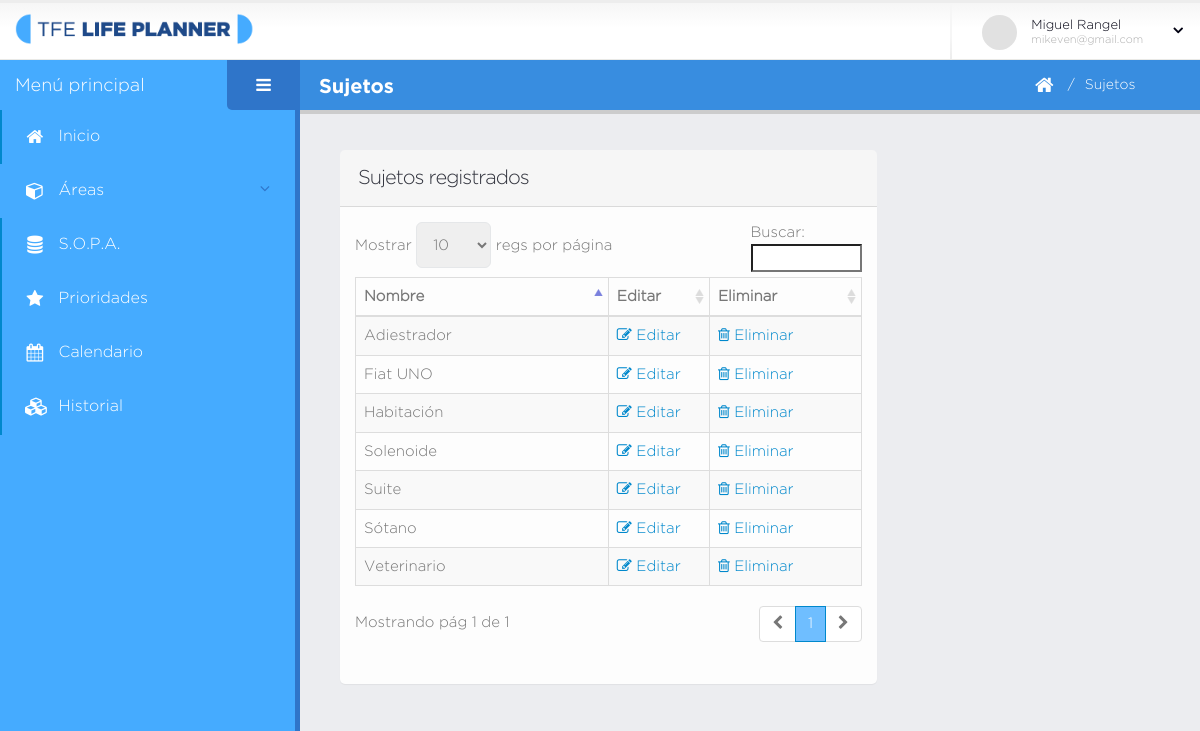
Page /sujetos.php (signed in) on the earlier database version.
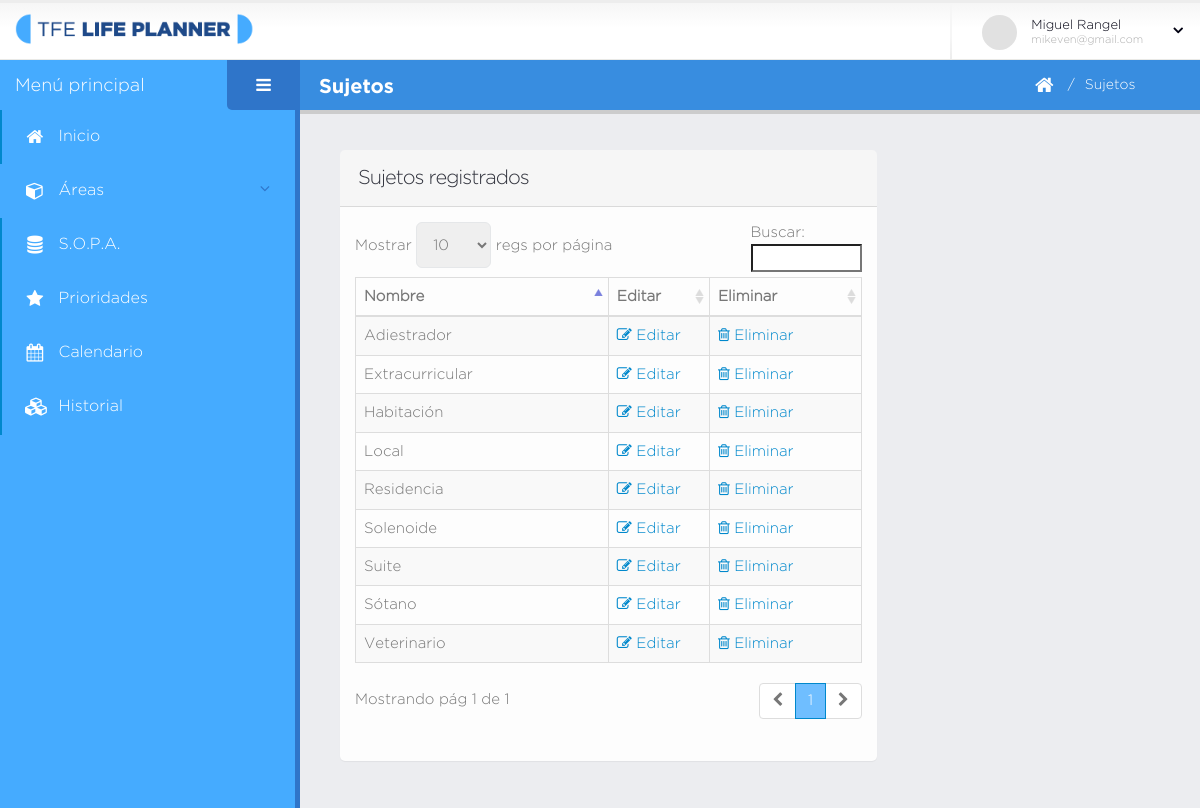
Same page on the later database version.
### tables this page shows
CREATE TABLE `sujeto` (
  `id` int(11) NOT NULL,
  `nombre` varchar(140) NOT NULL,
  `creado` datetime DEFAULT NULL,
  `modificado` datetime DEFAULT NULL,
  `usuario_id` int(11) NOT NULL
);

### database/data-sujeto.php (called while the page is built, shortened)
<?php
	function obtenerListaSujetos( $dbh, $idu ){
		$q = "select * from sujeto where usuario_id = $idu";
		return obtenerListaRegistros( mysqli_query( $dbh, $q ) );
	}
?>

### database/bd.php (called while the page is built, shortened)
<?php
	function obtenerListaRegistros( $data ){
		$lista_c = array();
		if( $data ){
			while( $c = mysqli_fetch_array( $data ) ){
				$lista_c[] = $c;
			}
		}
		return $lista_c;
	}
?>

### sujetos.php (the view, shortened to what this page needs)
<?php
    include( "database/bd.php" );
    include( "database/data-acceso.php" );
    include( "database/data-sujeto.php" );
    $titulo_pagina = "Sujetos";
    $idu = $_SESSION["user"]["id"];
    $sujetos = obtenerListaSujetos( $dbh, $idu );
    $breadcrumb = $titulo_pagina;
?>
<!doctype html>
<html class="fixed">
	<head>
		<link rel="stylesheet" href="assets/vendor/bootstrap/css/bootstrap.css" />
		<link rel="stylesheet" href="assets/vendor/font-awesome/css/font-awesome.css" />
		<link rel="stylesheet" href="assets/vendor/magnific-popup/magnific-popup.css" />
		<link rel="stylesheet" href="assets/vendor/bootstrap-datepicker/css/datepicker3.css" />
		<link rel="stylesheet" href="assets/vendor/pnotify/pnotify.custom.css" />
		<link rel="stylesheet" href="assets/vendor/select2/select2.css" />
		<link rel="stylesheet" href="assets/vendor/jquery-datatables-bs3/assets/css/datatables.css" />
		<link rel="stylesheet" href="assets/stylesheets/theme.css" />
		<link rel="stylesheet" href="assets/stylesheets/skins/default.css" />
		<link rel="stylesheet" href="assets/stylesheets/theme-custom.css">
	</head>
	<body>
		<section class="body">
			<?php include( "secciones/header.php" ); ?>
			<div class="inner-wrapper">
				<?php include( "secciones/navegacion.php" ); ?>
				<section role="main" class="content-body">
					<?php include( "secciones/titulo_pagina.php" ); ?>
					<div class="row">
						<div class="col-md-8 col-sm-6 col-xs-12">
							<section class="panel">
								<header class="panel-heading">
									<h2 class="panel-title">Sujetos registrados</h2>
								</header>
								<div id="tabla_sujetos" class="panel-body">
									<table id="datatable-default"
									class="table table-bordered table-striped mb-none" >
										<thead>
											<tr>
												<th width="50%">Nombre</th>
												<th width="20%">Editar</th>
												<th width="30%">Eliminar</th>
											</tr>
										</thead>
										<tbody>
											<?php foreach ( $sujetos as $s ) { ?>
											<tr class="gradeX">
												<td><?php echo $s["nombre"] ?></td>
												<td>
													<a href="editar-sujeto.php?id=<?php echo $s["id"]?>">
												<i class="fa fa-edit"></i> Editar</a>
												</td>
												<td>
													<a href="#confirmar-accion"
													class="modal-sizes modal-with-zoom-anim elim_sujeto"
													data-ids="<?php echo $s["id"] ?>">
														<i class="fa fa-trash-o"></i> Eliminar
													</a>
												</td>
											</tr>
											<?php } ?>
										</tbody>
									</table>
								</div>
							</section>
						</div>
					</div>
				</section>
			</div>
		</section>
	</body>
</html>

### secciones/header.php (shortened to what this page needs)
<?php
	$usuario = $_SESSION["user"];
?>
<header class="header">
	<div class="container_">
		<div class="logo-container">
			<a href="home.php" class="logo">
				<img src="img/logo-navbar.png" alt="TFE" width="80%" />
			</a>
		</div>
		<div class="header-right">
			<span class="separator"></span>
			<div id="userbox" class="userbox">
				<a href="#" data-toggle="dropdown">
					<figure class="profile-picture">
						<img src="assets/images/!logged-user.jpg" alt="" class="img-circle" data-lock-picture="assets/images/!logged-user.jpg" />
					</figure>
					<div class="profile-info" data-lock-name="<?php echo $usuario["nombre"]?>" data-lock-email="<?php echo $usuario["email"]?>">
						<span class="name"><?php echo $usuario["nombre"]?></span>
						<span class="role"><?php echo $usuario["email"]?></span>
					</div>
					<i class="fa custom-caret"></i>
				</a>
			</div>
		</div>
	</div>
</header>

### secciones/navegacion.php (shortened to what this page needs)
<aside id="sidebar-left" class="sidebar-left">
	<div class="sidebar-header">
		<div class="sidebar-title">
			Menú principal
		</div>
		<div class="sidebar-toggle hidden-xs" data-toggle-class="sidebar-left-collapsed" data-target="html" data-fire-event="sidebar-left-toggle">
			<i class="fa fa-bars" aria-label="Toggle sidebar"></i>
		</div>
	</div>
	<div class="nano">
		<div class="nano-content">
			<nav id="menu" class="nav-main" role="navigation">
				<ul class="nav nav-main">
					<li class="nav-active">
						<a href="home.php">
							<i class="fa fa-home" aria-hidden="true"></i>
							<span>Inicio</span>
						</a>
					</li>
					<li class="nav-parent">
						<a>
							<i class="fa fa-cube" aria-hidden="true"></i>
							<span>Áreas</span>
						</a>
					</li>
					<li class="nav-active">
						<a href="s-o-p-a.php">
							<i class="fa fa-database" aria-hidden="true"></i>
							<span>S.O.P.A.</span>
						</a>
					</li>
					<li class="nav-active">
						<a href="prioridades.php">
							<i class="fa fa-star" aria-hidden="true"></i>
							<span>Prioridades</span>
						</a>
					</li>
					<li class="nav-active">
						<a href="calendario.php">
							<i class="fa fa-calendar" aria-hidden="true"></i>
							<span>Calendario</span>
						</a>
					</li>
					<li class="nav-active">
						<a href="historial.php">
							<i class="fa fa-cubes" aria-hidden="true"></i>
							<span>Historial</span>
						</a>
					</li>
				</ul>
			</nav>
			<hr class="separator" />
			<hr class="separator" />
		</div>
	</div>
</aside>

### secciones/titulo_pagina.php
<header class="page-header">
	<h2><?php echo $titulo_pagina; ?></h2>
	<div class="right-wrapper pull-right">
		<ol class="breadcrumbs">
			<li>
				<a href="home.php">
					<i class="fa fa-home"></i>
				</a>
			</li>
			<li><span><?php echo $breadcrumb; ?></span></li>
		</ol>
		<a class="sidebar-right-toggle" data-open=""></a>
	</div>
</header>

### assets/stylesheets/skins/default.css (style rules this page uses)
a, .btn-link { color: #0088cc; }
ul.nav-main > li.nav-active > a { box-shadow: 2px 0 0 #0088cc inset; }

Differences in the rows shown:
removed sujeto: nombre "Fiat UNO"
added sujeto: nombre "Residencia"
added sujeto: nombre "Local"
added sujeto: nombre "Extracurricular"
